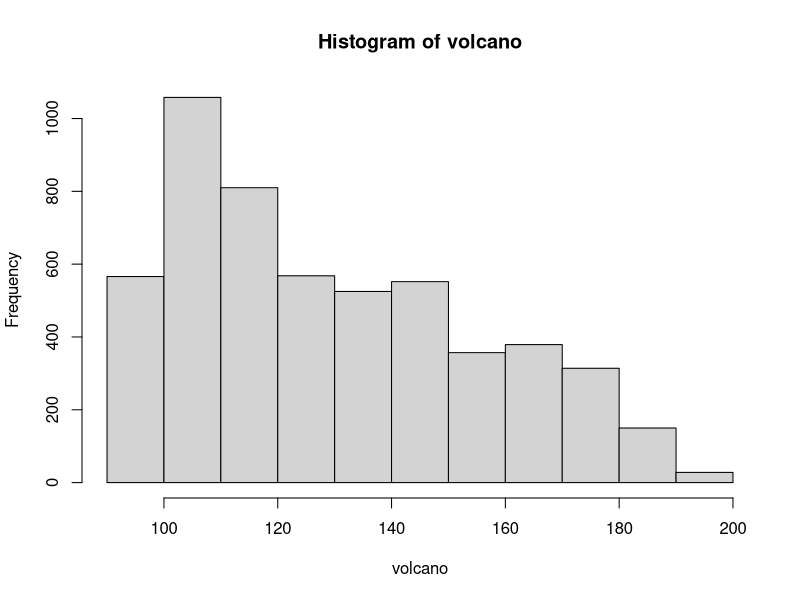
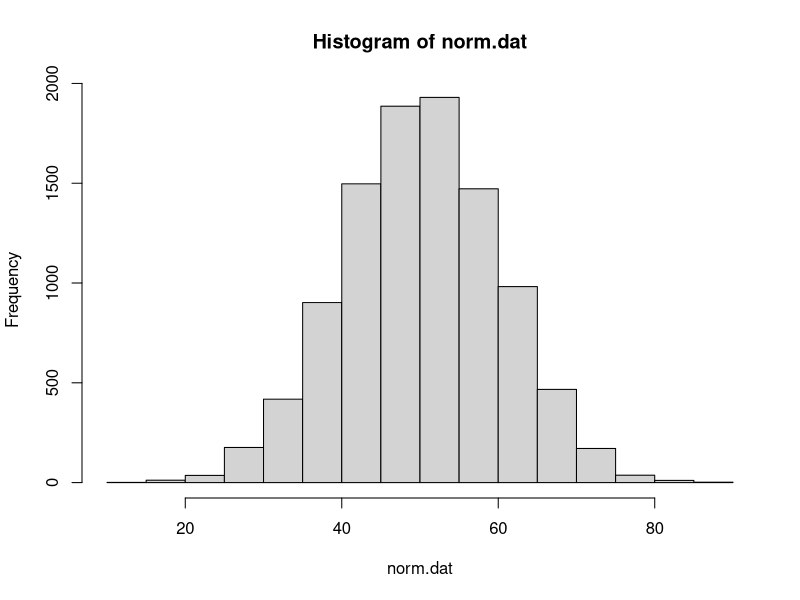

Recreate these plots in R, in order. (Note: this script raises an error after producing the figures.)
## ---- chunk 1
knitr::opts_knit$set(keep.md = TRUE)
## ---- chunk 2
library(knitr)
opts_chunk$set(echo=T, eval=T,
               fig.align='center',
               fig.width=4.5,
               fig.height=3)
## ---- chunk 3
norm.dat<-rnorm(10000, 50, sd=10)
head(norm.dat)
## ---- chunk 4
data(volcano)
hist(volcano)
## ---- chunk 5
hist(norm.dat)
## ---- chunk 6
knitr::include_graphics("unnamed-chunk-22-1.png")
## ---- chunk 7
par(cex=0.6)
hist(norm.dat, breaks=100, xlim=c(50,90))
## ---- chunk 8
hist(norm.dat, breaks=100, 
     xlim=c(50,90), freq = F) # Must change to freq = F
lines(density(norm.dat)) # see ?density and ?lines
## ---- chunk 9
library(ggplot2)
data(msleep) # ?msleep
str(msleep)
## ---- chunk 10
msleep$vore<-factor(msleep$vore)
str(msleep)
## ---- chunk 11
par(mar=c(3,4,2,1))
boxplot(sleep_total~vore, msleep)
## ---- chunk 12
bp.data<-boxplot(sleep_total~vore, msleep, plot=F)
str(bp.data)
## ---- chunk 13
par()
## ---- chunk 14
par()[1:2]
## ---- chunk 15
par(mar=c(3,4,2,1))
par("fg")
par(fg="blue", lwd=3)
boxplot(sleep_total~vore, msleep)
## ---- chunk 16
par(mar=c(3,4,2,1))
par("cex")
par(cex=0.7)
boxplot(sleep_total~vore, msleep)
## ---- chunk 17
length(par())
head(names(par()), 50)
## ---- chunk 18
par(mar=c(4,4,1,1))
plot(sleep_total~bodywt, msleep)
## ---- chunk 19
par(mar=c(4,4,1,1))
plot(sleep_total~vore, msleep) 
# Decides it's a job for boxplot
## ---- chunk 20
par(mar=c(4,4,1,1))
plot(sleep_total~bodywt, msleep)
## ---- chunk 21
par(mar=c(4,4,1,1))
plot(sleep_total~bodywt, msleep, 
     log="x", cex.lab=1.5, lwd=2)
## ---- chunk 22
par(mar=c(4,4,1,1))
x<-y<-1:20 # Yes, you can do this
plot(y~x, col=x, pch=16, cex=4)
## ---- chunk 23
par(mar=c(4,4,1,1))
par(cex.lab=1.5, lwd=2)
plot(sleep_total~bodywt, msleep, log="x")
## ---- chunk 24
head(msleep$vore, 10)
head(as.integer(msleep$vore), 10)
levels(msleep$vore)
## ---- chunk 25
par(cex.lab=1.5, lwd=2, cex=0.8)
plot(sleep_total~bodywt, msleep, log="x", col=msleep$vore)
legend("topright", legend=levels(msleep$vore), 
       col=1:4, pch=1)
## ---- chunk 26
library(ade4)
data(rhone)
str(rhone)
## ---- chunk 27
par(mar=c(4,4,1,1), cex=0.7)
rh<-rhone$tab
plot(conduc~air.temp, rh, xlab="Air Temperature",
     ylab="Conductivity",
     main="Rhone River Conductivity vs Air Temperature")
## ---- chunk 28
par(mar=c(4,4,1,1), cex=0.7)
par(cex=1.25, lwd=2, bty="n")
plot(conduc~air.temp, rh, xlab="Air Temperature",
     ylab="Conductivity",
     main="Rhone River Conductivity vs Air Temperature")
## ---- chunk 29
par(mar=c(4,4,1,1))
par(cex=1.25, lwd=2, bty="n", pch=2)
plot(conduc~air.temp, rh, xlab="Air Temperature",
     ylab="Conductivity",
     main="Rhone River Conductivity vs Air Temperature")
